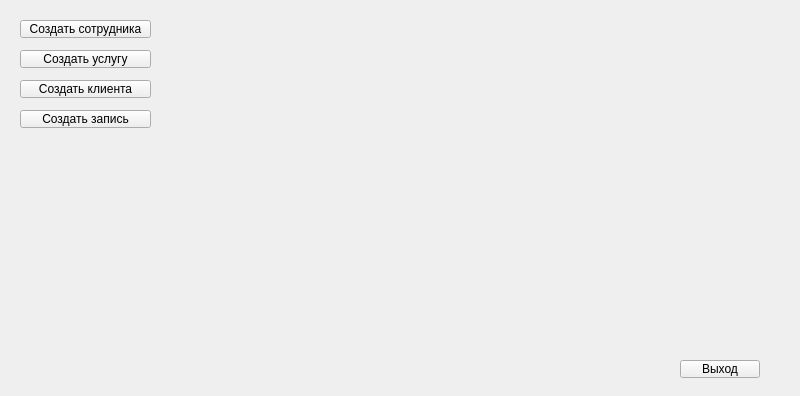
<?xml version="1.0" encoding="UTF-8"?>
<ui version="4.0">
 <class>SecondWindow</class>
 <widget class="QMainWindow" name="SecondWindow">
  <property name="geometry">
   <rect>
    <x>0</x>
    <y>0</y>
    <width>800</width>
    <height>396</height>
   </rect>
  </property>
  <property name="windowTitle">
   <string>MainWindow</string>
  </property>
  <widget class="QWidget" name="centralwidget">
   <widget class="QPushButton" name="Exit">
    <property name="geometry">
     <rect>
      <x>680</x>
      <y>360</y>
      <width>80</width>
      <height>18</height>
     </rect>
    </property>
    <property name="text">
     <string>Выход</string>
    </property>
   </widget>
   <widget class="QPushButton" name="Add_emp">
    <property name="geometry">
     <rect>
      <x>20</x>
      <y>20</y>
      <width>131</width>
      <height>18</height>
     </rect>
    </property>
    <property name="text">
     <string>Создать сотрудника</string>
    </property>
   </widget>
   <widget class="QPushButton" name="Add_usluga">
    <property name="geometry">
     <rect>
      <x>20</x>
      <y>50</y>
      <width>131</width>
      <height>18</height>
     </rect>
    </property>
    <property name="text">
     <string>Создать услугу</string>
    </property>
   </widget>
   <widget class="QPushButton" name="Add_klient">
    <property name="geometry">
     <rect>
      <x>20</x>
      <y>80</y>
      <width>131</width>
      <height>18</height>
     </rect>
    </property>
    <property name="text">
     <string>Создать клиента</string>
    </property>
   </widget>
   <widget class="QPushButton" name="Add_zap">
    <property name="geometry">
     <rect>
      <x>20</x>
      <y>110</y>
      <width>131</width>
      <height>18</height>
     </rect>
    </property>
    <property name="text">
     <string>Создать запись</string>
    </property>
   </widget>
  </widget>
 </widget>
 <resources/>
 <connections/>
</ui>
